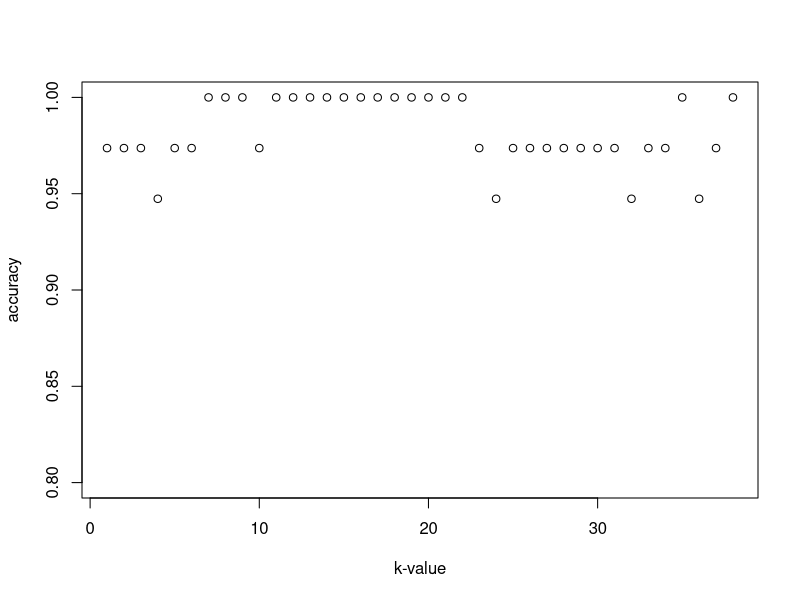

Generate this figure with R:
#assignment
#to do

#iris data의 독립변수에 z-score normalization을 적용한다.
#정규화를 적용한 iris data를 iris.indep.zsc에 저장한다.
library(class)
iris.target = iris$Species
iris.indep = iris[,1:4]
iris.indep.zsc = as.data.frame(lapply(iris.indep, scale))

#iris 데이터 들을 섞어준다.
#딱히 섞어줄 필요는 없지만 자료의 형태를 다르게 하기 위해서 적용하였다.
set.seed(7979);
trainSize = floor(nrow(iris)*0.75)
iris.idn = sample(seq_len(nrow(iris)), trainSize)
iris.tVar.train = iris.target[iris.idn]
iris.tVar.test = iris.target[-iris.idn]
iris.iVar.train = iris.indep.zsc[iris.idn, ]
iris.iVar.test = iris.indep.zsc[-iris.idn, ]

#변수를 선언하고 초기화 해준다.
accu = c()
max.accu = 0
max.k = 0 

#각 k값마다 knn을 적용해서 정확도를 구한다.
totalSize = length(iris.target)
testSize = totalSize - trainSize
for( i in c(1:testSize) ) {
  iris.fit.cv = knn(iris.iVar.train, iris.iVar.test, iris.tVar.train, k=i)
  accu[i] = (sum(iris.tVar.test==iris.fit.cv))/length(iris.tVar.test)
  if(max.accu < accu[i]) {
    max.k = i
    max.accu = accu[i]
  }
}

#정확도를 비교해보기 위해 plot으로 그려본다.
plot(1:testSize, accu, xlab="k-value", ylab="accuracy", ylim=c(0.8, 1), xlim=c(1, testSize) )
max.k
max.accu